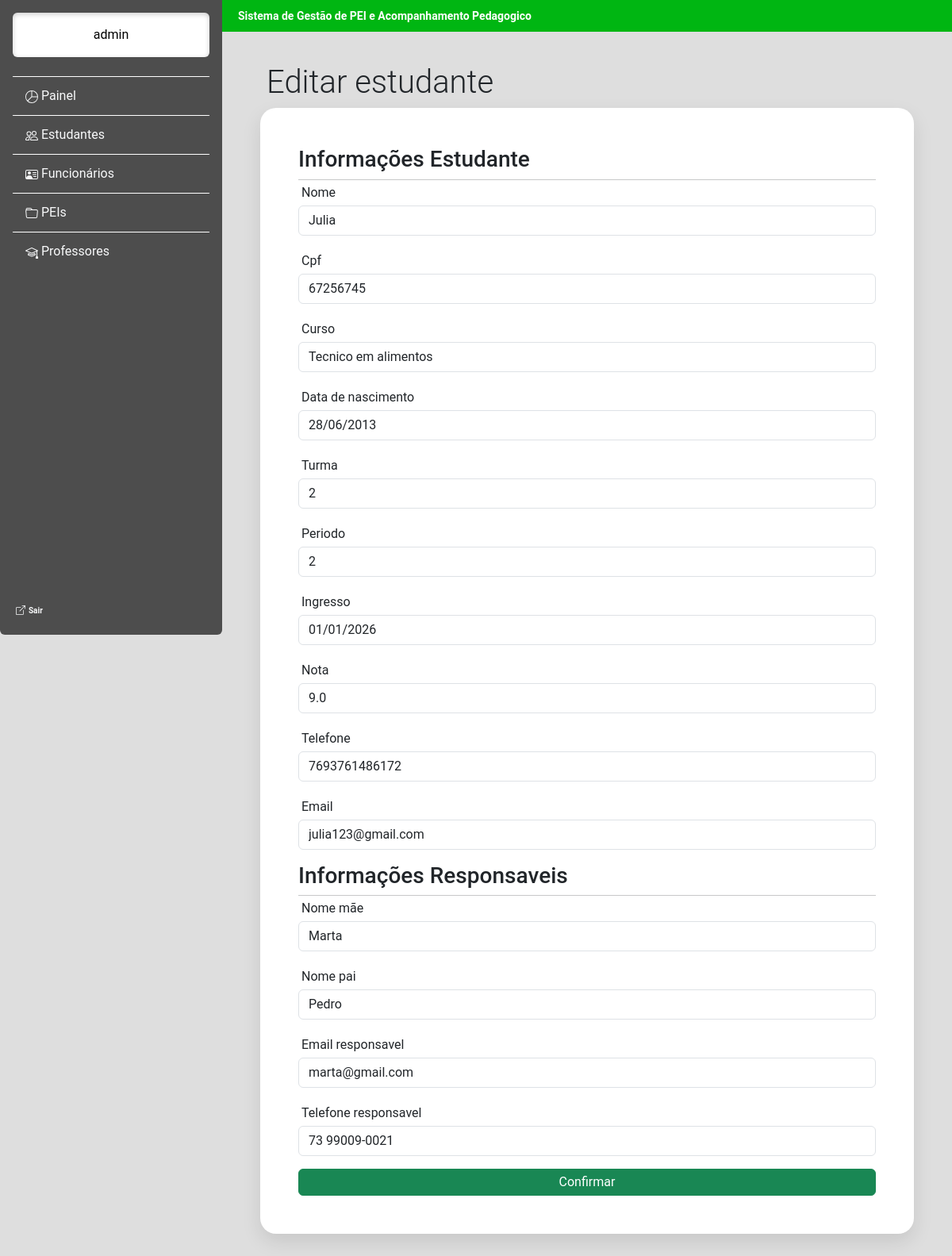
/estudante/editar_estudante/65245532/ (signed in), run on the app's committed database.
### estudante/models.py (models this page shows, shortened)
class Usuario(AbstractUser):
    cpf = models.CharField(max_length=255, unique=True)

class Estudante(models.Model):
    cpf = models.CharField(max_length=255, unique=True)
    matricula = models.CharField(max_length=255, primary_key=True)
    nome = models.CharField(max_length=255)
    data_de_nascimento = models.DateField()
    curso = models.CharField(max_length=255)
    periodo = models.IntegerField()
    turma = models.CharField(max_length=255)
    ingresso = models.DateField()
    nota = models.FloatField()
    telefone = models.CharField(max_length=255)
    email = models.EmailField(unique=True)
    pai = models.CharField(max_length=255)
    mae = models.CharField(max_length=255)
    telefone_responsavel = models.CharField(max_length=255)
    email_responsavel = models.CharField(max_length=255)

### estudante/views.py (the view, shortened to what this page needs)
# urls.py: path("editar_estudante/<str:matricula>/", views.editar_estudante, name="editar_estudante"),
@login_required(login_url="login1")
def editar_estudante(request, matricula):
    if request.method == "GET":
        estudante = get_object_or_404(Estudante, matricula=matricula)
        formulario = FormularioEstudante(instance=estudante)
        for formulario1 in formulario.fields.keys():
            formulario.fields[formulario1].widget.attrs["class"] = "form-control"
        dicionario = {"formulario":formulario, "matricula":matricula, 'nome_usuario': request.user.first_name}
        return render(request, "editar_estudante.html", dicionario)

### estudante/forms.py
class FormularioEstudante(forms.ModelForm):
    class Meta:
        model = Estudante
        exclude = ["matricula"]

### estudante/templates/editar_estudante.html (shortened to what this page needs)
<!doctype html>
<html lang="pt-BR">
<head>
    <link href="https://cdn.jsdelivr.net/npm/bootstrap@5.3.8/dist/css/bootstrap.min.css" rel="stylesheet">
</head>
<body class="bg-cinza d-flex justify-content-center align-items-center min-vh-100">
{% include 'barra_lateral.html' %}
    <main class="flex-grow-1 p-5">
        <div class="topbar fw-bold" style=" background-color: #00B612; color: #ffffff; font-size: 14px;">
            Sistema de Gestão de PEI e Acompanhamento Pedagogico
        </div>
        <br>
        <div class="display-6 p-2">
            Editar estudante
        </div>
        <form action="{% url 'editar_estudante' matricula %}" method="post">{% csrf_token %}
            <div class="d-flex flex-column container-branco p-5 flex-shrink-0 p-3 box p-4">
                <div class="h3">
                    Informações Estudante
                </div>
                <hr class="w-100  m-0 p-0 border-dark">
                <div class="mb-3">
                     <label for="{{formulario.nome.id_for_label}}" class="p-1">{{formulario.nome.label}}</label>
                    {{formulario.nome}}
                </div>
                <div class="mb-3">
                    <label for="{{formulario.cpf.id_for_label}}" class="p-1">{{formulario.cpf.label}}</label>
                    {{formulario.cpf}}
                </div>
                <div class="mb-3">
                     <label for="{{formulario.curso.id_for_label}}" class="p-1">{{formulario.curso.label}}</label>
                    {{formulario.curso}}
                </div>
                <div class="mb-3">
                    <label for="{{formulario.data_de_nascimento.id_for_label}}" class="p-1">{{formulario.data_de_nascimento.label}}</label>
                    {{formulario.data_de_nascimento}}
                </div>
                <div class="mb-3">
                    <label for="{{formulario.turma.id_for_label}}" class="p-1">{{formulario.turma.label}}</label>
                    {{formulario.turma}}
                </div>
                <div class="mb-3">
                    <label for="{{formulario.periodo.id_for_label}}" class="p-1">{{formulario.periodo.label}}</label>
                    {{formulario.periodo}}
                </div>
                <div class="mb-3">
                    <label for="{{formulario.ingresso.id_for_label}}" class="p-1">{{formulario.ingresso.label}}</label>
                    {{formulario.ingresso}}
                </div>
                <div class="mb-3">
                    <label for="{{formulario.nota.id_for_label}}" class="p-1">{{formulario.nota.label}}</label>
                    {{formulario.nota}}
                </div>
                <div class="mb-3">
                    <label for="{{formulario.telefone.id_for_label}}" class="p-1">{{formulario.telefone.label}}</label>
                    {{formulario.telefone}}
                </div>
                <div class="mb-3">
                    <label for="{{formulario.email.id_for_label}}" class="p-1">{{formulario.email.label}}</label>
                    {{formulario.email}}
                </div>
            <div class="h3">
                Informações Responsaveis
            </div>
            <hr class="w-100  m-0 p-0 border-dark">
                <div class="mb-3">
                    <label for="{{formulario.mae.id_for_label}}" class="p-1">Nome mãe</label>
                    {{formulario.mae}}
                </div>
                <div class="mb-3">
                    <label for="{{formulario.pai.id_for_label}}" class="p-1">Nome pai</label>
                    {{formulario.pai}}
                </div>
                <div class="mb-3">
                    <label for="{{formulario.email_responsavel.id_for_label}}" class="p-1">{{formulario.email_responsavel.label}}</label>
                    {{formulario.email_responsavel}}
                </div>
                <div class="mb-3">
                    <label for="{{formulario.telefone_responsavel.id_for_label}}" class="p-1">{{formulario.telefone_responsavel.label}}</label>
                    {{formulario.telefone_responsavel}}
                </div>
                <input class="btn btn-success p-1 w-100" type="submit" value="Confirmar">
            </div>
            </form>
    </main>
</body>
</html>

### estudante/templates/barra_lateral.html (shortened to what this page needs)
<!DOCTYPE html>
<html lang="pt-BR">
<head>
    <link href="https://cdn.jsdelivr.net/npm/bootstrap@5.3.8/dist/css/bootstrap.min.css" rel="stylesheet">
</head>
<body>
    <div class="barra-lateral d-flex flex-column flex-shrink-0 p-3 vh-100 rounded-bottom">
        <a class="nav-link text-center text-black rounded bg-white p-3" style="box-shadow: inset 0 2px 6px rgba(0,0,0,0.2);" > {{ nome_usuario }} </a>
        <br>
        <ul class="barra-lateral-link nav nav-pills flex-column mb-auto">
            <li class="nav-item">
                <a href="/estudante/painel_administrador/#" class="nav-link link-light" aria-current="page">
                    <svg xmlns="http://www.w3.org/2000/svg" width="16" height="16" fill="currentColor" class="bi bi-pie-chart" viewBox="0 0 16 16">
                      <path d="M7.5 1.018a7 7 0 0 0-4.79 11.566L7.5 7.793zm1 0V7.5h6.482A7 7 0 0 0 8.5 1.018M14.982 8.5H8.207l-4.79 4.79A7 7 0 0 0 14.982 8.5M0 8a8 8 0 1 1 16 0A8 8 0 0 1 0 8"/>
                    </svg>
                    Painel
                </a>
            </li>
            <li>
                <a href="/estudante/gerenciar_estudante/#" class="nav-link link-light">
                    Estudantes
                </a>
            </li>
            <li>
                <a href="/estudante/gerenciar_funcionario/#" class="nav-link link-light">
                    Funcionários
                </a>
            </li>
            <li>
                <a href="/estudante/gerenciar_pei/#" class="nav-link link-light">
                    PEIs
                </a>
            </li>
            <li>
                <a href="/estudante/gerenciar_professor/#" class="nav-link link-light">
                    Professores
            </a>
            </li>
        </ul>
        <div class="mt-auto">
            <a href="{% url 'sair' %}" class="nav-link link-light p-1">
                <strong class="txt-ot"> Sair </strong>
            </a>
        </div>
    </div>
</body>
</html>

### estudante/templates/barra_lateral.html (style rules this page uses)
.txt-ot { font-size: 10px; }
main { margin-left: 280px; padding: 20px; }
.barra-lateral { position: fixed; top: 0; left: 0; width: 280px; height: 100vh; background-color: #4D4D4D; color: white; }
.barra-lateral-link .nav-link { color: white; border-top: 1px solid white; border-radius: 0; padding: 12px 16px; }
.topbar { position: fixed; top: 0; left: 280px; right: 0; height: 40px; background: #00B612; color: white; display: flex; align-items: center; padding: 0 20px; z-index: 1000; }
.bg-cinza { background-color: #DEDEDE; font-family: 'Roboto', sans-serif; }
.container-branco { border-radius: 20px; box-shadow: 0 10px 25px rgba(0,0,0,0.1); background-color: #ffffff; }

### data on the page
Usuario: first_name "admin"
Estudante: nome "Julia", cpf "67256745", curso "Tecnico em alimentos", data_de_nascimento "28/06/2013", turma "2", periodo "2", ingresso "01/01/2026", nota "9.0", telefone "7693761486172", email "julia123@gmail.com", mae "Marta", pai "Pedro", email_responsavel "marta@gmail.com", telefone_responsavel "73 99009-0021"
